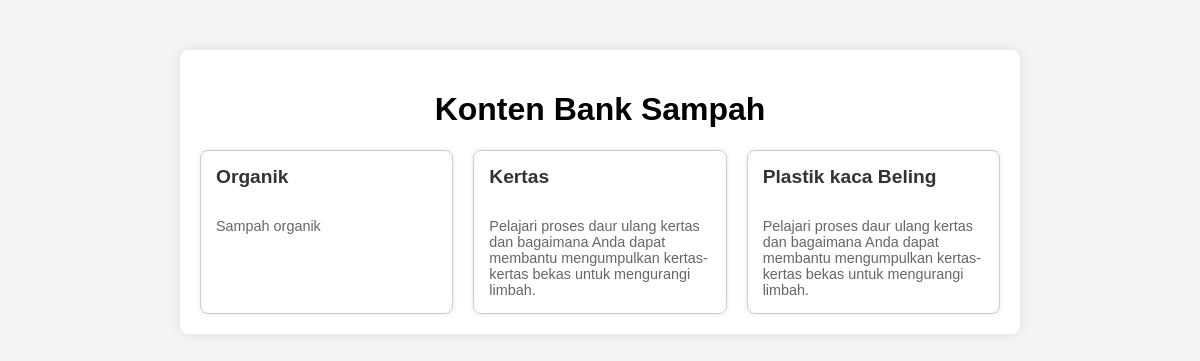
Page /content.php on the committed database.
### tables this page shows
CREATE TABLE `content` (
  `id` int(11) NOT NULL,
  `judul` varchar(255) NOT NULL,
  `tanggal_upload` date NOT NULL,
  `keterangan` varchar(255) NOT NULL
);

### content.php (the view, shortened to what this page needs)
<?php
include 'koneksi.php';
$sql = "SELECT * FROM content ";
$result = $conn->query($sql);
?>
<div class="container" id="contentContainer">
    <header>
        <h1>Konten Bank Sampah</h1>
    </header>
    <main>
        <?php
        if ($result->num_rows > 0) {
            while ($row = $result->fetch_assoc()) {
                $id = $row["id"];
                $judulContent = $row["judul"];
                $keterangan = $row["keterangan"];
        ?>
                <section class="content-item" <?php echo $id; ?> >
                    <h2 id="judulContent"><?php echo $judulContent; ?></h2>
                    <p id="keterangan">
                        <?php echo $keterangan; ?>
                    </p>
                </section>
            <?php
            }
        }
        ?>
    </main>
</div>

### content.php (style rules this page uses)
.container { max-width: 800px; margin: 50px auto; background-color: #fff; padding: 20px; border-radius: 8px; box-shadow: 0 0 10px rgba(0, 0, 0, 0.1); }
header { text-align: center; margin-bottom: 20px; }
main { display: grid; grid-template-columns: repeat(auto-fit, minmax(250px, 1fr)); gap: 20px; }
.content-item { border: 1px solid #ccc; border-radius: 8px; overflow: hidden; box-shadow: 0 0 5px rgba(0, 0, 0, 0.1); }
.content-item p, .content-item h2 { padding: 15px; margin: 0; }
h2 { font-size: 1.2em; color: #333; }
p { font-size: 0.9em; color: #666; }

### rows in the picture
content: judul "Organik", keterangan "Sampah organik"
content: judul "Kertas", keterangan "Pelajari proses daur ulang kertas dan bagaimana Anda dapat membantu mengumpulkan kertas-kertas bekas untuk mengurangi limbah."
content: judul "Plastik kaca Beling", keterangan "Pelajari proses daur ulang kertas dan bagaimana Anda dapat membantu mengumpulkan kertas-kertas bekas untuk mengurangi limbah."
